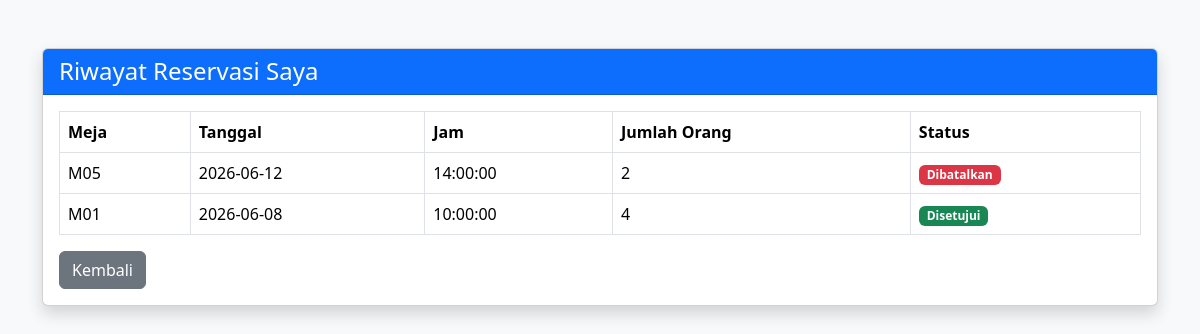
Page /pelanggan/riwayat.php (signed in) on the committed database.
### tables this page shows
CREATE TABLE `reservasi` (
  `id_reservasi` int(11) NOT NULL,
  `id_user` int(11) NOT NULL,
  `id_meja` int(11) NOT NULL,
  `tanggal` date NOT NULL,
  `jam` time NOT NULL,
  `jumlah_orang` int(11) NOT NULL,
  `status` enum('Pending','Disetujui','Selesai','Dibatalkan') DEFAULT 'Pending',
  `created_at` timestamp NOT NULL DEFAULT current_timestamp()
);

CREATE TABLE `meja` (
  `id_meja` int(11) NOT NULL,
  `nomor_meja` varchar(20) NOT NULL,
  `kapasitas` int(11) NOT NULL,
  `status` enum('Tersedia','Terisi') DEFAULT 'Tersedia'
);

### pelanggan/riwayat.php (the view, shortened to what this page needs)
<?php
include '../config/koneksi.php';
$id_user = $_SESSION['id_user'];
$data = mysqli_query($koneksi,"
SELECT reservasi.*, meja.nomor_meja
FROM reservasi
JOIN meja ON reservasi.id_meja = meja.id_meja
WHERE reservasi.id_user='$id_user'
ORDER BY reservasi.id_reservasi DESC
");
?>
<!DOCTYPE html>
<html lang="id">
<head>
<link href="https://cdn.jsdelivr.net/npm/bootstrap@5.3.3/dist/css/bootstrap.min.css" rel="stylesheet">
</head>
<body class="bg-light">
<div class="container mt-5">
<div class="card shadow">
<div class="card-header bg-primary text-white">
    <h4 class="mb-0">Riwayat Reservasi Saya</h4>
</div>
<div class="card-body">
<table class="table table-bordered">
<thead>
<tr>
<th>Meja</th>
<th>Tanggal</th>
<th>Jam</th>
<th>Jumlah Orang</th>
<th>Status</th>
</tr>
</thead>
<tbody>
<?php while($row=mysqli_fetch_assoc($data)): ?>
<tr>
<td><?= $row['nomor_meja']; ?></td>
<td><?= $row['tanggal']; ?></td>
<td><?= $row['jam']; ?></td>
<td><?= $row['jumlah_orang']; ?></td>
<td>
<?php
if($row['status']=='Pending'){
    echo '<span class="badge bg-warning">Pending</span>';
}
elseif($row['status']=='Disetujui'){
    echo '<span class="badge bg-success">Disetujui</span>';
}
elseif($row['status']=='Selesai'){
    echo '<span class="badge bg-primary">Selesai</span>';
}
else{
    echo '<span class="badge bg-danger">Dibatalkan</span>';
}
?>
</td>
</tr>
<?php endwhile; ?>
</tbody>
</table>
<a href="dashboard.php"
   class="btn btn-secondary">
Kembali
</a>
</div>
</div>
</div>
</body>
</html>

### rows in the picture
reservasi: id_meja.nomor_meja "M05", tanggal "2026-06-12", jam "14:00:00", jumlah_orang "2", status "Dibatalkan"
reservasi: id_meja.nomor_meja "M01", tanggal "2026-06-08", jam "10:00:00", jumlah_orang "4", status "Disetujui"
